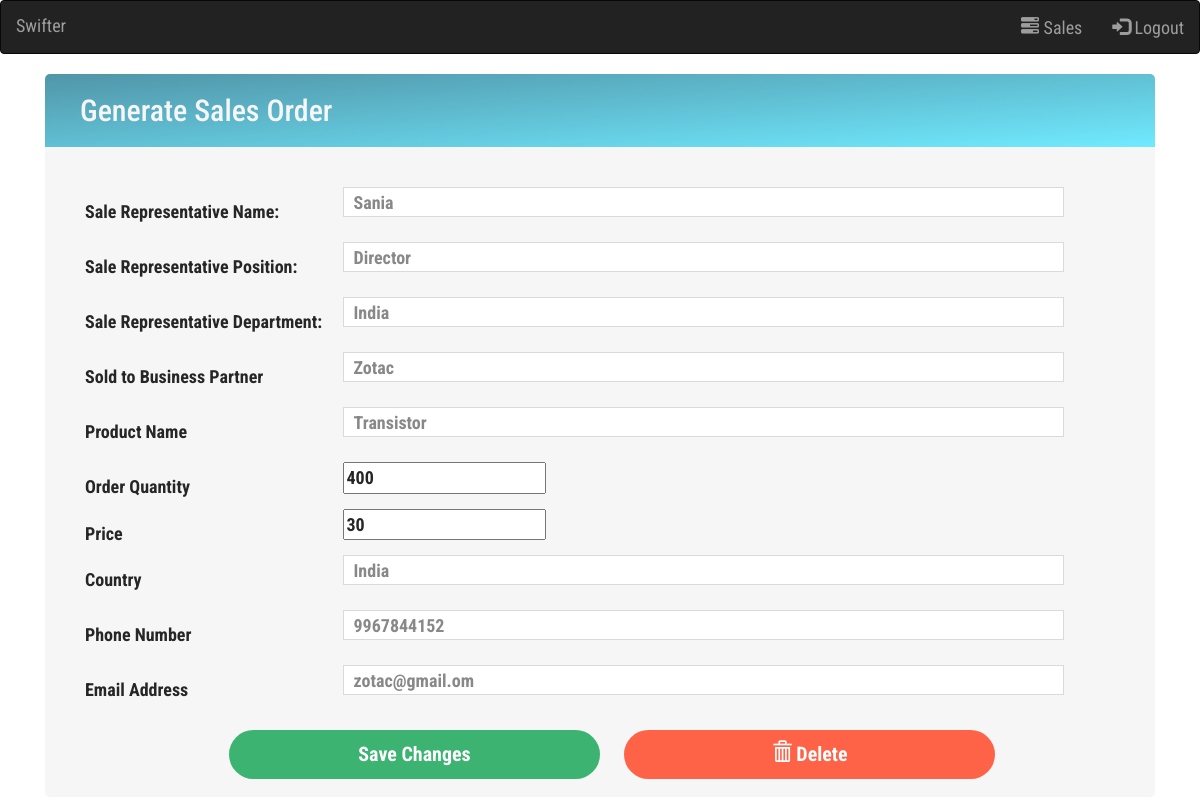
The app's page /Edit_Sales/12 (signed in) with its own data.
### sales/models.py (models this page shows)
class Sale(models.Model):
    Emp_Id=models.ForeignKey(Employee,to_field='id',on_delete=models.CASCADE,)
    Emp_name=models.CharField(max_length=60)
    Emp_role=models.CharField(max_length=60)
    Emp_department= models.CharField(max_length=150)
    product_name=models.CharField(max_length=160)
    business_partner=models.CharField(max_length=160)
    order_quantity=models.IntegerField()
    price=models.IntegerField()
    Total_price=models.IntegerField()
    Country=models.CharField(max_length=150)
    Phone_number=models.IntegerField()
    Email_Id=models.EmailField()

### sales/views.py (the view)
# urls.py: path('Edit_Sales/<int:id>',views.sale_edit,name='Edit_Sales'),
@login_required
def sale_edit(request,id):
    if request.method=='POST':
         sale_data=Sale.objects.get(id=id)
         sale_data.business_partner=request.POST['business_partner']
         sale_data.product_name=request.POST['product_name']
         sale_data.order_quantity=request.POST['order_quantity']
         order_quantity=request.POST['order_quantity']
         price=request.POST['price']
         sale_data.price=request.POST['price']
         sale_data.Total_price=int(order_quantity)*int(price)
         sale_data.country=request.POST['country']
         sale_data.Phone_number=request.POST['Phone_number']
         sale_data.Email_Id=request.POST['Email_Id']
         sale_data.save()
         sales=Sale.objects.all().values()
         return render(request,'sales.html',{'sale':sales})
    else:
         sale_data=Sale.objects.filter(id=id).values()
         return render(request,'edit_sales.html',{'sale':sale_data})

### templates/edit_sales.html (shortened to what this page needs)
{% load static %}
<!DOCTYPE html>
<html lang="en">
<head>
  <link rel="stylesheet" href="https://maxcdn.bootstrapcdn.com/bootstrap/3.4.1/css/bootstrap.min.css">
</head>
<body >
<nav class="navbar navbar-inverse">
  <div class="container-fluid">
    <div class="navbar-header">
      <a class="navbar-brand" href="#">Swifter</a>
    </div>
    <ul class="nav navbar-nav navbar-right">
        <li><a href= "{% url 'sales_mgmt' %}"><span class="glyphicon glyphicon-tasks"></span> Sales</a></li>
	  <li><a href= "{% url 'Logout' %}"><span class="glyphicon glyphicon-log-in"></span> Logout</a></li>
    </ul>
  </div>
</nav>
<div class="container">
    <div class="title">
        <h2> Generate Sales Order </h2>
    </div>
  <div class="d-flex">
    {% for x in sale %}
    <form action="{% url 'Edit_Sales' x.id %}" method="POST">
      <label>
        <span   class="fname">Sale Representative Name:</span>
        <input type="text" name="emp_name" value={{x.Emp_name}} readonly>
      </label>
      <label>
        <span   class="fname"> Sale Representative Position: </span>
        <input type="text" name="emp_role" value={{x.Emp_role}} readonly>
      </label>
      <label>
        <span class="fname">  Sale Representative Department: </span>
        <input type="text" name="emp_dept" value={{x.Emp_department}} readonly>
      </label>
      <label>
        <span   class="fname"> Sold to Business Partner </span>
        <input type="text" name="business_partner" value={{x.business_partner}} >
      </label>
      <label>
        <span class="lname"> Product Name  </span>
        <input type="text" name="product_name" value={{x.product_name}} >
      </label>
      <label>
        <span> Order Quantity </span>
        <input type="number" name="order_quantity" value={{x.order_quantity}} >
      </label>
      <label>
          <span> Price</span>
          <input type="number" name="price" value={{x.price}} >
        </label>
      <label>
        <span>Country </span>
        <input type="text" name="country" value={{x.Country}} >
      </label>
      <label>
        <span> Phone Number </span>
        <input type="tel" pattern="[0-9]{10}" name="Phone_number" value={{x.Phone_number}} >
      </label>
      <label>
        <span> Email Address </span>
        <input type="email" name="Email_Id" value={{x.Email_Id}} >
      </label>
      <button id="btn1" type="submit"  >Save Changes</button>
      <a href= "{% url 'Sales_deletedata' x.id %}"><button type="button" id="btn2" ><i class="glyphicon glyphicon-trash"></i>   Delete</button></a>
    </form>
    {% endfor %}
    </div>
   </div>
  </body>
  </html>

### templates/edit_sales.html (style rules this page uses)
body { font-family: 'Roboto Condensed', sans-serif; color: #262626; font-size: 18px; }
.container { width: 100%; padding-right: 15px; padding-left: 15px; margin-right: auto; margin-left: auto; }
@media (min-width: 1200px) { .container { max-width: 1140px; } }
.d-flex { display: flex; flex-direction: row; background: #f6f6f6; border-radius: 0 0 5px 5px; padding: 25px; height:650px; }
form { flex: 4; }
.title { background: -webkit-gradient(linear, left top, right bottom, color-stop(0, #5195A8), color-stop(100, #70EAFF)); background: -moz-linear-gradient(top left, #5195A8 0%, #70EAFF 100%); background: -ms-linear-gradient(top left, #5195A8 0%, #70EAFF 100%); background: -o-linear-gradient(top left, #5195A8 0%, #70EAFF 100%); background: linear-gradient(to bottom right, #5195A8 0%, #70EAFF 100%); border-radius: 5px 5px 0 0 ; padding: 20px; color: #f6f6f6; }
h2 { margin: 0; padding-left: 15px; }
label { display: block; margin: 15px; }
label>span { float: left; width: 25%; margin-top: 12px; padding-right: 10px; }
input[type="email"] { width: 70%; height: 30px; padding: 5px 10px; margin-bottom: 10px; border: 1px solid #dadada; color: #888; }
input[type="text"] { width: 70%; height: 30px; padding: 5px 10px; margin-bottom: 10px; border: 1px solid #dadada; color: #888; }
input[type="tel"] { width: 70%; height: 30px; padding: 5px 10px; margin-bottom: 10px; border: 1px solid #dadada; color: #888; }
button { width: 35%; margin: 10px; padding: 10px; border: none; border-radius: 30px; background: #52ad9c; color: #fff; font-size: 20px; font-weight: bold; }
#btn1 { background: MediumSeaGreen; margin-left: 15%; }
#btn2 { background:tomato; }

### records on screen
Sale: emp_name "Sania", emp_role "Director", emp_dept "India", business_partner "Zotac", product_name "Transistor", order_quantity "400", price "30", country "India", Phone_number "9967844152", Email_Id "zotac@gmail.om"
